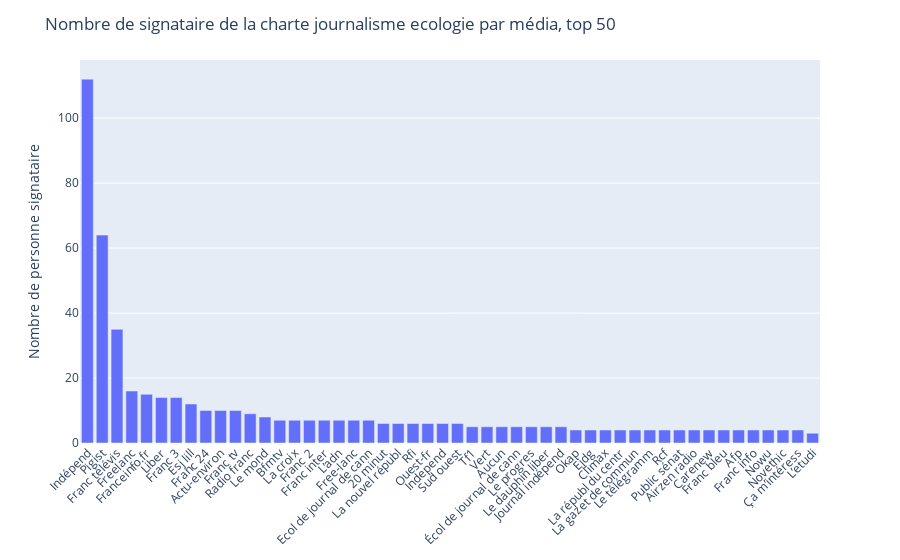

This figure's notebook cell:
### Code cell
bar_plot_nb_of_signataire_per_media(df_signing, column="Stemmed Média ou organisation")

### Figure 1 — Plotly figure (JSON) as saved in the notebook; plotly's stock layout.template omitted (floating-point values rounded to 4 significant figures)
{"data": [{"alignmentgroup": "True", "hovertemplate": "Stemmed Média ou organisation=%{x}<br>Nom=%{y}<extra></extra>", "legendgroup": "", "marker": {"color": "#636efa", "pattern": {"shape": ""}}, "name": "", "offsetgroup": "", "orientation": "v", "showlegend": false, "textposition": "auto", "type": "bar", "x": ["Indépend", "Pigist", "Franc télévis", "Freelanc", "Franceinfo.fr", "Liber", "Franc 3", "Esj lill", "Franc 24", "Actu-environ", "Franc tv", "Radio franc", "Le mond", "Bfmtv", "La croix", "Franc 2", "Franc inter", "L’adn", "Free-lanc", "Ecol de journal de cann", "20 minut", "La nouvel républ", "Rfi", "Ouest-fr", "Independ", "Sud ouest", "Tf1", "Vert", "Aucun", "Écol de journal de cann", "Le progres", "Le dauphin liber", "Journal indépend", "Okap", "Ejdg", "Climax", "La républ du centr", "La gazet de commun", "Le télégramm", "Rcf", "Public sénat", "Airzen radio", "Carenew", "Franc bleu", "Afp", "Franc info", "Nowu", "Novethic", "Ça m’intéress", "L’etudi"], "xaxis": "x", "y": [112, 64, 35, 16, 15, 14, 14, 12, 10, 10, 10, 9, 8, 7, 7, 7, 7, 7, 7, 7, 6, 6, 6, 6, 6, 6, 5, 5, 5, 5, 5, 5, 5, 4, 4, 4, 4, 4, 4, 4, 4, 4, 4, 4, 4, 4, 4, 4, 4, 3], "yaxis": "y"}], "layout": {"barmode": "relative", "legend": {"tracegroupgap": 0}, "margin": {"b": 100, "t": 60}, "title": {"text": "Nombre de signataire de la charte journalisme ecologie par média, top 50"}, "xaxis": {"anchor": "y", "domain": [0, 1], "tickangle": -45, "title": {}}, "yaxis": {"anchor": "x", "domain": [0, 1], "title": {"text": "Nombre de personne signataire"}}}}
